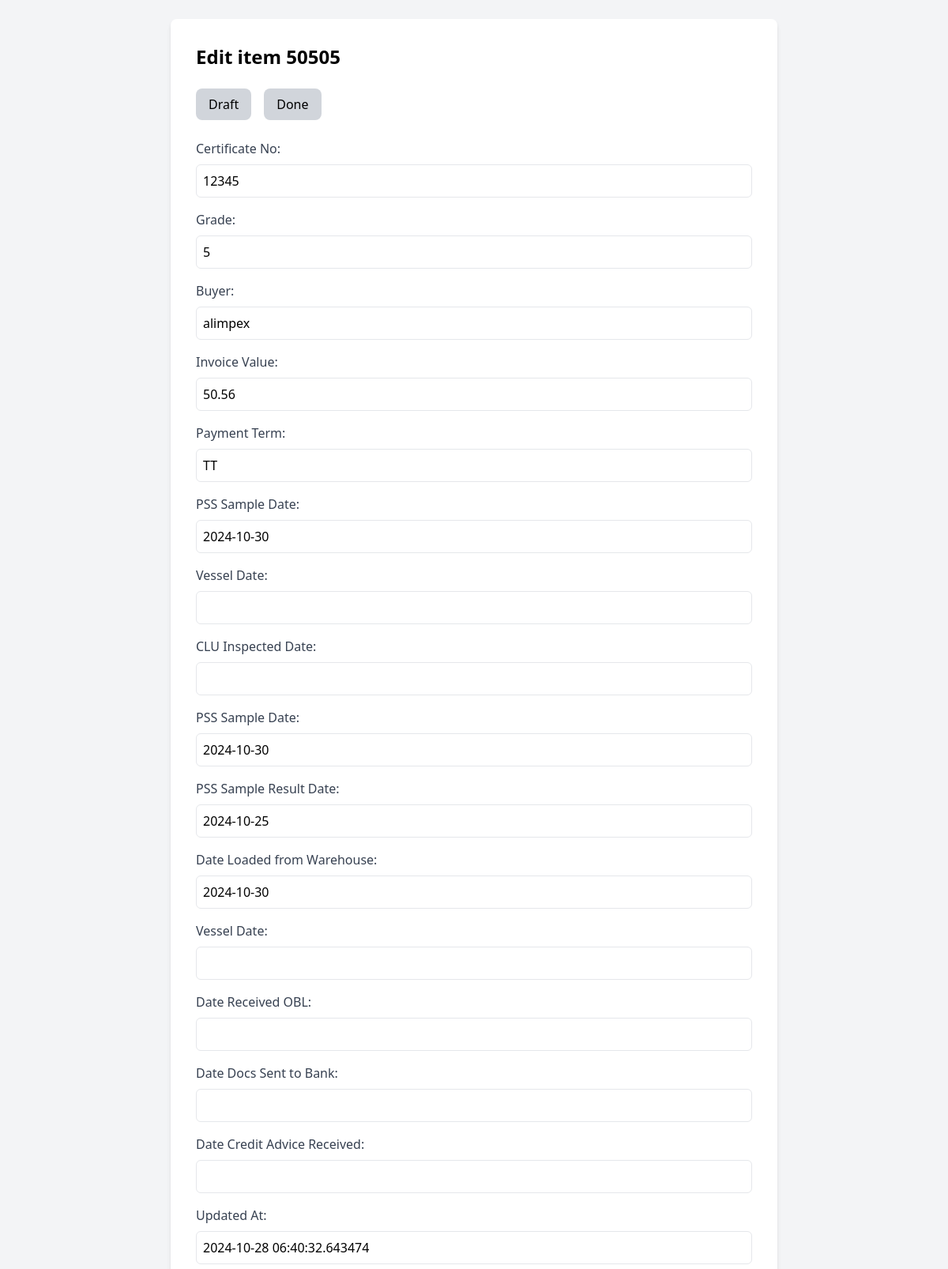
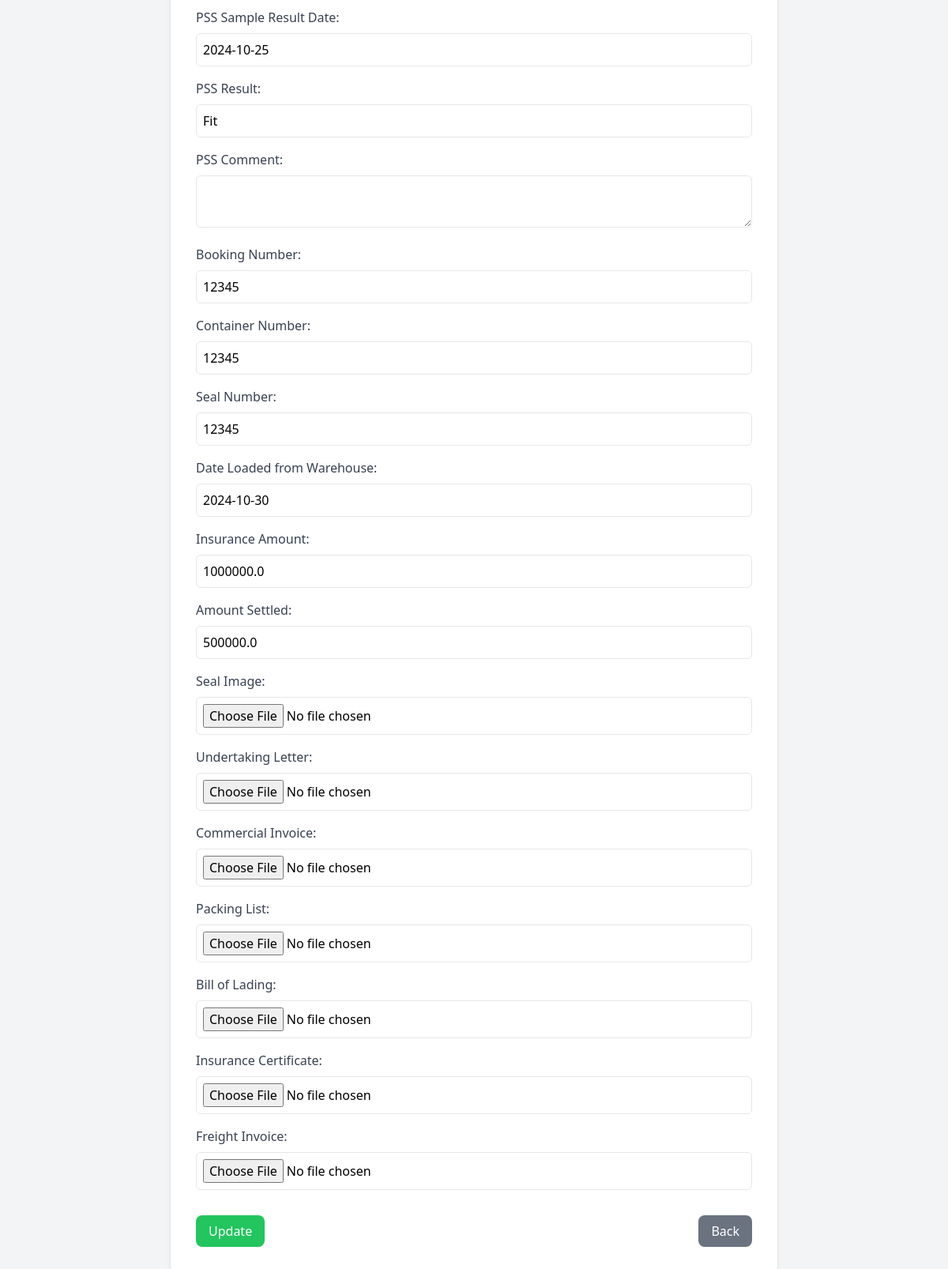
/edit/50505, run on the app's committed database (2 pictures, top to bottom).
### app.py (models this page shows, shortened)
class FormData(db.Model):
    id = db.Column(db.Integer, primary_key=True)
    no = db.Column(db.String(100), nullable=False)
    contract_no = db.Column(db.String(100), nullable=False)
    cert_no = db.Column(db.String(100), nullable=False)
    grade = db.Column(db.String(100), nullable=False)
    buyer = db.Column(db.String(100), nullable=False)
    invoice_value = db.Column(db.Float, nullable=False)
    payment_term = db.Column(db.String(50), nullable=False)
    seal_image = db.Column(db.String(200), nullable=True)
    undertaking_image = db.Column(db.String(200), nullable=True)
    documentary_credit = db.Column(db.String(200), nullable=True)
    bags = db.Column(db.String(200), nullable=True)
    mts = db.Column(db.String(200), nullable=True)
    fcl = db.Column(db.String(200), nullable=True)
    clu_inspected_date = db.Column(db.String(200), nullable=True)
    clu_result = db.Column(db.String(200), nullable=True)
    destination = db.Column(db.String(200), nullable=True)
    permit_number = db.Column(db.String(200), nullable=True)
    lpco_number = db.Column(db.String(200), nullable=True)
    shipping_line = db.Column(db.String(200), nullable=True)
    pss_sample_date = db.Column(db.String(100), nullable=False)
    pss_sample_result_date = db.Column(db.String(100), nullable=False)
    pss_result = db.Column(db.String(50), nullable=False)
    pss_comment = db.Column(db.Text, nullable=True)
    booking_number = db.Column(db.String(100), nullable=False)
    booking_confirmation_image = db.Column(db.String(200), nullable=True)
    container_number = db.Column(db.String(100), nullable=False)
    container_image = db.Column(db.String(200), nullable=True)
    seal_number = db.Column(db.String(100), nullable=False)
    date_loaded_from_wh = db.Column(db.String(100), nullable=False)
    transitor_name = db.Column(db.String(100), nullable=False)
    transitor_operation_number = db.Column(db.String(100), nullable=False)
    insurance_company = db.Column(db.String(100), nullable=False)
    insurance_amount = db.Column(db.Float, nullable=False)
    truck_or_train_plate_number = db.Column(db.String(100), nullable=False)
    driver_phone_number = db.Column(db.String(100), nullable=False)
    djibouti_forwarder = db.Column(db.String(100), nullable=False)
    djibouti_forwarder_contact = db.Column(db.String(100), nullable=False)
    vessel_date = db.Column(db.String(100), nullable=False)
    vessel_name = db.Column(db.String(100), nullable=False)
    bill_no = db.Column(db.String(100), nullable=False)
    date_received_obl = db.Column(db.String(100), nullable=False)
    date_docs_sent_to_bank = db.Column(db.String(100), nullable=False)
    docs_awb_number = db.Column(db.String(100), nullable=False)
    date_credit_advice_received = db.Column(db.String(100), nullable=False)
    payment_status = db.Column(db.String(100), nullable=False)
    amount_settled = db.Column(db.Float, nullable=False)
    bank = db.Column(db.String(100), nullable=False)
    ecd_number = db.Column(db.String(100), nullable=False)
    status = db.Column(db.String(100), nullable=False, default='Draft')  # Status starts as Draft
    remark = db.Column(db.String(100), nullable=False)
    railway_bill_image = db.Column(db.String(200), nullable=True)
    payment_receipt_image = db.Column(db.String(200), nullable=True)
    trackway_bill_image = db.Column(db.String(200), nullable=True)
    nb_contract_image = db.Column(db.String(200), nullable=True)
    commercial_invoice_image = db.Column(db.String(200), nullable=True)
    pl_image = db.Column(db.String(200), nullable=True)
    vgm_image = db.Column(db.String(200), nullable=True)
    payment_recieptt_image = db.Column(db.String(200), nullable=True)
    created_at = db.Column(db.DateTime, default=datetime.utcnow)  # Track when form is created
    updated_at = db.Column(db.DateTime, onupdate=datetime.utcnow)  # Track when form is updated

### app.py (the view, shortened to what this page needs)
@app.route('/edit/<string:contract_no>', methods=['GET', 'POST'])
def edit_item(contract_no):
    form_data = FormData.query.filter_by(contract_no=contract_no).first()
    return render_template('edit_form.html', form_data=form_data)

### templates/edit_form.html (shortened to what this page needs)
<!DOCTYPE html>
<html lang="en">
<head>
    <script src="https://cdn.tailwindcss.com"></script>
</head>
<body class="bg-gray-100 p-6">
    <form method="POST" enctype="multipart/form-data" class="max-w-3xl mx-auto bg-white p-8 rounded-lg shadow-md">
        <h2 class="text-2xl font-bold mb-6">Edit item {{form_data.contract_no}}</h2>
        <div class="flex mb-6">
            <div class="cursor-pointer px-4 py-2 rounded-lg text-center mr-4 {{ 'bg-green-500 text-white' if form_data.status == 'Draft' else 'bg-gray-300' }}" id="draft-status" onclick="setStatus('Draft')">
                Draft
            </div>
            <div class="cursor-pointer px-4 py-2 rounded-lg text-center {{ 'bg-green-500 text-white' if form_data.status == 'Done' else 'bg-gray-300' }}" id="done-status" onclick="setStatus('Done')">
                Done
            </div>
        </div>
        <div class="grid grid-cols-1 gap-4">
            <div>
                <label for="cert_no" class="block font-medium text-gray-700">Certificate No:</label>
                <input type="text" name="cert_no" value="{{ form_data.cert_no }}" class="w-full mt-2 p-2 border rounded-md" required>
            </div>
            <div>
                <label for="grade" class="block font-medium text-gray-700">Grade:</label>
                <input type="text" name="grade" value="{{ form_data.grade }}" class="w-full mt-2 p-2 border rounded-md" required>
            </div>
            <div>
                <label for="buyer" class="block font-medium text-gray-700">Buyer:</label>
                <input type="text" name="buyer" value="{{ form_data.buyer }}" class="w-full mt-2 p-2 border rounded-md" required>
            </div>
            <div>
                <label for="invoice_value" class="block font-medium text-gray-700">Invoice Value:</label>
                <input type="number" name="invoice_value" value="{{ form_data.invoice_value }}" class="w-full mt-2 p-2 border rounded-md" required>
            </div>
            <div>
                <label for="payment_term" class="block font-medium text-gray-700">Payment Term:</label>
                <input type="text" name="payment_term" value="{{ form_data.payment_term }}" class="w-full mt-2 p-2 border rounded-md" required>
            </div>
            <div>
                <label for="pss_sample_date" class="block font-medium text-gray-700">PSS Sample Date:</label>
                <input type="text" name="pss_sample_date" value="{{ form_data.pss_sample_date }}" class="w-full mt-2 p-2 border rounded-md" required>
            </div>
            <div>
    <label for="vessel_date" class="block font-medium text-gray-700">Vessel Date:</label>
    <input type="text" name="vessel_date" value="{{ form_data.vessel_date }}" class="w-full mt-2 p-2 border rounded-md" required>
</div>
<div>
    <label for="clu_inspected_date" class="block font-medium text-gray-700">CLU Inspected Date:</label>
    <input type="text" name="clu_inspected_date" value="{{ form_data.clu_inspected_date }}" class="w-full mt-2 p-2 border rounded-md" required>
</div>
<div>
    <label for="pss_sample_date" class="block font-medium text-gray-700">PSS Sample Date:</label>
    <input type="text" name="pss_sample_date" value="{{ form_data.pss_sample_date }}" class="w-full mt-2 p-2 border rounded-md" required>
</div>
<div>
    <label for="pss_sample_result_date" class="block font-medium text-gray-700">PSS Sample Result Date:</label>
    <input type="text" name="pss_sample_result_date" value="{{ form_data.pss_sample_result_date }}" class="w-full mt-2 p-2 border rounded-md" required>
</div>
<div>
    <label for="date_loaded_from_wh" class="block font-medium text-gray-700">Date Loaded from Warehouse:</label>
    <input type="text" name="date_loaded_from_wh" value="{{ form_data.date_loaded_from_wh }}" class="w-full mt-2 p-2 border rounded-md" required>
</div>
<div>
    <label for="vessel_date" class="block font-medium text-gray-700">Vessel Date:</label>
    <input type="text" name="vessel_date" value="{{ form_data.vessel_date }}" class="w-full mt-2 p-2 border rounded-md" required>
</div>
<div>
    <label for="date_received_obl" class="block font-medium text-gray-700">Date Received OBL:</label>
    <input type="text" name="date_received_obl" value="{{ form_data.date_received_obl }}" class="w-full mt-2 p-2 border rounded-md" required>
</div>
<div>
    <label for="date_docs_sent_to_bank" class="block font-medium text-gray-700">Date Docs Sent to Bank:</label>
    <input type="text" name="date_docs_sent_to_bank" value="{{ form_data.date_docs_sent_to_bank }}" class="w-full mt-2 p-2 border rounded-md" required>
</div>
<div>
    <label for="date_credit_advice_received" class="block font-medium text-gray-700">Date Credit Advice Received:</label>
    <input type="text" name="date_credit_advice_received" value="{{ form_data.date_credit_advice_received }}" class="w-full mt-2 p-2 border rounded-md" required>
</div>
<div>
    <label for="updated_at" class="block font-medium text-gray-700">Updated At:</label>
    <input type="text" name="updated_at" value="{{ form_data.updated_at }}" class="w-full mt-2 p-2 border rounded-md" readonly>
</div>
            <div>
                <label for="pss_sample_result_date" class="block font-medium text-gray-700">PSS Sample Result Date:</label>
                <input type="text" name="pss_sample_result_date" value="{{ form_data.pss_sample_result_date }}" class="w-full mt-2 p-2 border rounded-md" required>
            </div>
            <div>
                <label for="pss_result" class="block font-medium text-gray-700">PSS Result:</label>
                <input type="text" name="pss_result" value="{{ form_data.pss_result }}" class="w-full mt-2 p-2 border rounded-md" required>
            </div>
            <div>
                <label for="pss_comment" class="block font-medium text-gray-700">PSS Comment:</label>
                <textarea name="pss_comment" class="w-full mt-2 p-2 border rounded-md">{{ form_data.pss_comment }}</textarea>
            </div>
            <div>
                <label for="booking_number" class="block font-medium text-gray-700">Booking Number:</label>
                <input type="text" name="booking_number" value="{{ form_data.booking_number }}" class="w-full mt-2 p-2 border rounded-md" required>
            </div>
            <div>
                <label for="container_number" class="block font-medium text-gray-700">Container Number:</label>
                <input type="text" name="container_number" value="{{ form_data.container_number }}" class="w-full mt-2 p-2 border rounded-md" required>
            </div>
            <div>
                <label for="seal_number" class="block font-medium text-gray-700">Seal Number:</label>
                <input type="text" name="seal_number" value="{{ form_data.seal_number }}" class="w-full mt-2 p-2 border rounded-md" required>
            </div>
            <div>
                <label for="date_loaded_from_wh" class="block font-medium text-gray-700">Date Loaded from Warehouse:</label>
                <input type="text" name="date_loaded_from_wh" value="{{ form_data.date_loaded_from_wh }}" class="w-full mt-2 p-2 border rounded-md" required>
            </div>
            <div>
                <label for="insurance_amount" class="block font-medium text-gray-700">Insurance Amount:</label>
                <input type="number" name="insurance_amount" value="{{ form_data.insurance_amount }}" class="w-full mt-2 p-2 border rounded-md" required>
            </div>
            <div>
                <label for="amount_settled" class="block font-medium text-gray-700">Amount Settled:</label>
                <input type="number" name="amount_settled" value="{{ form_data.amount_settled }}" class="w-full mt-2 p-2 border rounded-md" required>
            </div>
            <div>
                <label for="seal_image" class="block font-medium text-gray-700">Seal Image:</label>
                <input type="file" name="seal_image" class="w-full mt-2 p-2 border rounded-md">
            </div>
            <div>
                <label for="undertaking_letter" class="block font-medium text-gray-700">Undertaking Letter:</label>
                <input type="file" name="undertaking_letter" class="w-full mt-2 p-2 border rounded-md">
            </div>
            <div>
                <label for="commercial_invoice" class="block font-medium text-gray-700">Commercial Invoice:</label>
                <input type="file" name="commercial_invoice" class="w-full mt-2 p-2 border rounded-md">
            </div>
            <div>
                <label for="packing_list" class="block font-medium text-gray-700">Packing List:</label>
                <input type="file" name="packing_list" class="w-full mt-2 p-2 border rounded-md">
            </div>
            <div>
                <label for="bill_of_lading" class="block font-medium text-gray-700">Bill of Lading:</label>
                <input type="file" name="bill_of_lading" class="w-full mt-2 p-2 border rounded-md">
            </div>
            <div>
                <label for="insurance_certificate" class="block font-medium text-gray-700">Insurance Certificate:</label>
                <input type="file" name="insurance_certificate" class="w-full mt-2 p-2 border rounded-md">
            </div>
            <div>
                <label for="freight_invoice" class="block font-medium text-gray-700">Freight Invoice:</label>
                <input type="file" name="freight_invoice" class="w-full mt-2 p-2 border rounded-md">
            </div>
        </div>
        <div class="flex justify-between mt-8">
            <input type="submit" value="Update" class="bg-green-500 text-white py-2 px-4 rounded-lg cursor-pointer hover:bg-green-600">
            <button type="button" class="bg-gray-500 text-white py-2 px-4 rounded-lg hover:bg-gray-600" onClick="window.location.href='/list_items'">Back</button>
        </div>
    </form>
</body>
</html>

### data on the page
FormData: contract_no "50505", cert_no "12345", grade "5", buyer "alimpex", invoice_value "50.56", payment_term "TT", pss_sample_date "2024-10-30", pss_sample_result_date "2024-10-25", date_loaded_from_wh "2024-10-30", updated_at "2024-10-28 06:40:32.643474", pss_result "Fit", booking_number "12345", container_number "12345", seal_number "12345", insurance_amount "1000000.0", amount_settled "500000.0"
